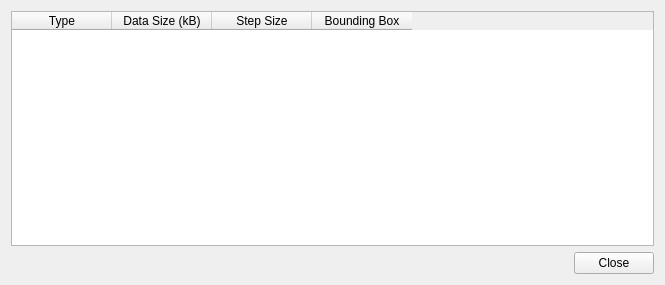
<?xml version="1.0" encoding="UTF-8"?>
<ui version="4.0">
 <class>GridInfoDialog</class>
 <widget class="QDialog" name="GridInfoDialog">
  <property name="geometry">
   <rect>
    <x>0</x>
    <y>0</y>
    <width>665</width>
    <height>285</height>
   </rect>
  </property>
  <property name="sizePolicy">
   <sizepolicy hsizetype="MinimumExpanding" vsizetype="MinimumExpanding">
    <horstretch>0</horstretch>
    <verstretch>0</verstretch>
   </sizepolicy>
  </property>
  <property name="windowTitle">
   <string>Grid Information</string>
  </property>
  <property name="styleSheet">
   <string notr="true">QToolButton {
   color: #333;
   background-color: QLinearGradient( x1: 0, y1: 0, x2: 0, y2: 1, 
          stop: 0 #fff,
          stop: 0.5 #eee, 
          stop: 1 #999);
   border-width: 2px;
   border-color: #333;
   border-style: solid;
   border-radius: 5;
   padding: 0px;
   font-size: 24px;
   min-width: 34px;
   max-width: 34px;
   min-height: 34px;
   max-height: 34px;
}

QToolButton:disabled {
  background-color: QLinearGradient( x1: 0, y1: 0, x2: 0, y2: 1, 
          stop: 0 #fff,
          stop: 0.5 #eee, 
          stop: 1 #bbb);
   border-color: #aaa;
   color: #aaa;
}


QToolButton:pressed {
   background-color: QLinearGradient( x1: 0, y1: 0, x2: 0, y2: 1, 
          stop: 0 #999,
          stop: 0.5 #eee, 
          stop: 1 #fff);
}


QToolButton:checked {
   border-color: #b00;
}

QToolTip {
   border: 2px solid darkkhaki;
   padding: 2px;
   border-radius: 3px;
   opacity: 500;
   font-size: 12px;
}</string>
  </property>
  <layout class="QVBoxLayout" name="verticalLayout">
   <item>
    <widget class="QTableWidget" name="gridTable">
     <property name="editTriggers">
      <set>QAbstractItemView::NoEditTriggers</set>
     </property>
     <property name="selectionBehavior">
      <enum>QAbstractItemView::SelectRows</enum>
     </property>
     <property name="showGrid">
      <bool>false</bool>
     </property>
     <column>
      <property name="text">
       <string>Type</string>
      </property>
     </column>
     <column>
      <property name="text">
       <string>Data Size (kB)</string>
      </property>
     </column>
     <column>
      <property name="text">
       <string>Step Size</string>
      </property>
     </column>
     <column>
      <property name="text">
       <string>Bounding Box</string>
      </property>
     </column>
    </widget>
   </item>
   <item>
    <layout class="QHBoxLayout" name="horizontalLayout">
     <item>
      <spacer name="horizontalSpacer">
       <property name="orientation">
        <enum>Qt::Horizontal</enum>
       </property>
       <property name="sizeHint" stdset="0">
        <size>
         <width>40</width>
         <height>20</height>
        </size>
       </property>
      </spacer>
     </item>
     <item>
      <widget class="QPushButton" name="closeButton">
       <property name="text">
        <string>Close</string>
       </property>
       <property name="autoDefault">
        <bool>false</bool>
       </property>
      </widget>
     </item>
    </layout>
   </item>
  </layout>
 </widget>
 <resources>
  <include location="IQmol.qrc"/>
 </resources>
 <connections>
  <connection>
   <sender>closeButton</sender>
   <signal>clicked()</signal>
   <receiver>GridInfoDialog</receiver>
   <slot>close()</slot>
   <hints>
    <hint type="sourcelabel">
     <x>262</x>
     <y>406</y>
    </hint>
    <hint type="destinationlabel">
     <x>156</x>
     <y>217</y>
    </hint>
   </hints>
  </connection>
 </connections>
</ui>
